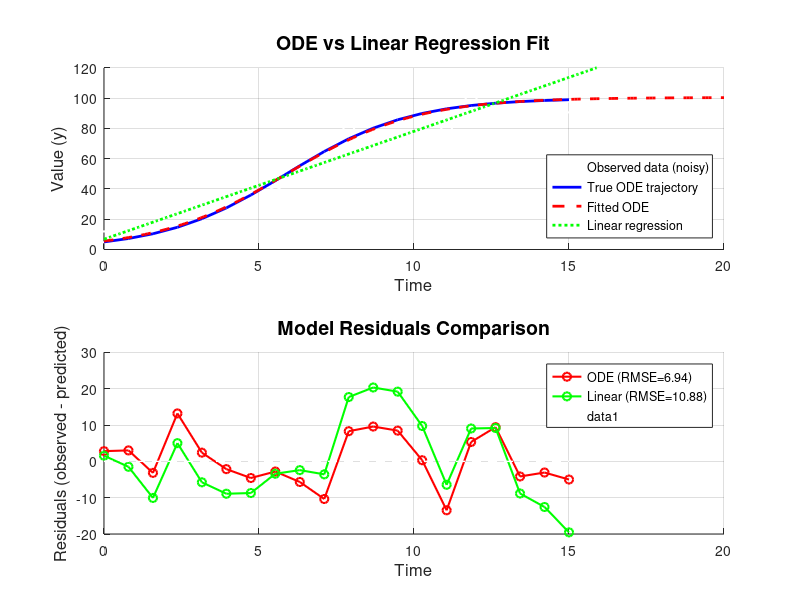

The MATLAB source for this figure:
% =========================================================================
% ODE Modeling Example: Logistic Growth with Noisy Data
% =========================================================================
% This example demonstrates:
% 1. Simulating data from an ODE (logistic growth model)
% 2. Adding realistic noise
% 3. Fitting the ODE to recover parameters
% 4. Comparing ODE to simple linear regression
% =========================================================================

clear ; close all; clc;

%% STEP 1: Define the TRUE ODE model
% We'll use logistic growth: dy/dt = r*y*(1 - y/K)
% where:
%   y = population/disease severity/metabolite level
%   r = growth rate
%   K = carrying capacity (maximum value)

% True parameters (what we'll try to recover)
r_true = 0.5;      % growth rate
K_true = 100;      % carrying capacity
y0_true = 5;       % initial condition

% Define ODE function
logistic_ode = @(t, y, r, K) r * y * (1 - y/K);

%% STEP 2: Generate "true" data by solving the ODE
% Time points where we'll "observe" data
t_obs = linspace(0, 15, 20)';  % 20 observations over 15 time units

% Solve ODE with true parameters
[t_true, y_true] = ode45(@(t,y) logistic_ode(t, y, r_true, K_true), t_obs, y0_true);

%% STEP 3: Add realistic noise to create "observed" data
% Add Gaussian noise (like measurement error)
noise_level = 10;  % standard deviation of noise
y_obs = y_true + noise_level * randn(size(y_true));

% Ensure no negative values (realistic for many biological measurements)
y_obs = max(y_obs, 0.1);

fprintf('=== TRUE PARAMETERS ===\n');
fprintf('Growth rate (r): %.3f\n', r_true);
fprintf('Carrying capacity (K): %.3f\n', K_true);
fprintf('Initial value (y0): %.3f\n\n', y0_true);

%% STEP 4: Naive approach - Linear Regression
% Fit: y = beta0 + beta1*t
X = [ones(length(t_obs), 1), t_obs];
beta_linear = X \ y_obs;  % least squares

% Predict with linear model
t_fine = linspace(0, 20, 200)';
y_pred_linear = beta_linear(1) + beta_linear(2) * t_fine;

fprintf('=== LINEAR REGRESSION RESULTS ===\n');
fprintf('Intercept: %.3f\n', beta_linear(1));
fprintf('Slope: %.3f\n', beta_linear(2));
fprintf('(Notice: predicts y(20) = %.1f - could go negative or exceed limits!)\n\n', ...
        beta_linear(1) + beta_linear(2)*20);

%% =========================================================================
% Objective function for ODE fitting
% =========================================================================
function error = ode_objective(params, t_obs, y_obs)
    % Extract parameters
    r = params(1);
    K = params(2);
    y0 = params(3);
    
    % Check for invalid parameters
    if r <= 0 || K <= 0 || y0 <= 0
        error = 1e10;  % penalty for invalid parameters
        return;
    end
    
    % Solve ODE with current parameters
    try
        [~, y_pred] = ode45(@(t,y) r * y * (1 - y/K), t_obs, y0);
        
        % Calculate sum of squared errors
        error = sum((y_obs - y_pred).^2);
    catch
        % If ODE solver fails, return large error
        error = 1e10;
    end
end



%% STEP 5: Fit ODE model to recover parameters
% We need to estimate r, K, and y0 from the noisy data

% Define objective function: sum of squared errors
objective = @(params) ode_objective(params, t_obs, y_obs);

% Initial guess for parameters (deliberately wrong to test recovery)
params_init = [0.3, 80, 3];  % [r, K, y0]

% Optimize to find best parameters
options = optimset('Display', 'iter', 'MaxFunEvals', 10e3);
params_fit = fminsearch(objective, params_init, options);

r_fit = params_fit(1);
K_fit = params_fit(2);
y0_fit = params_fit(3);

fprintf('\n=== ODE FIT RESULTS ===\n');
fprintf('Estimated growth rate (r): %.3f (true: %.3f)\n', r_fit, r_true);
fprintf('Estimated capacity (K): %.3f (true: %.3f)\n', K_fit, K_true);
fprintf('Estimated initial (y0): %.3f (true: %.3f)\n\n', y0_fit, y0_true);

% Solve ODE with fitted parameters for visualization
[~, y_fit] = ode45(@(t,y) logistic_ode(t, y, r_fit, K_fit), ...
                   t_fine, y0_fit);

%% STEP 6: Visualize everything
figure('Position', [100 100 1200 500]);

% Panel 1: Data and both fits
subplot(2,1,1);
hold on;
plot(t_obs, y_obs, 'wo', 'MarkerSize', 8, 'LineWidth', 1.5, 'DisplayName', 'Observed data (noisy)');
plot(t_true, y_true, 'b-', 'LineWidth', 2, 'DisplayName', 'True ODE trajectory');
plot(t_fine, y_fit, 'r--', 'LineWidth', 2,'DisplayName', 'Fitted ODE');
plot(t_fine, y_pred_linear, 'g:', 'LineWidth', 2, 'DisplayName', 'Linear regression');
hold off;
xlabel('Time', 'FontSize', 12);
ylabel('Value (y)', 'FontSize', 12);
title('ODE vs Linear Regression Fit', 'FontSize', 14);
legend('Location', 'southeast');
grid on;
xlim([0 20]);
ylim([0 120]);

% Panel 2: Residuals comparison
subplot(2,1,2);
% Calculate predictions at observation times for both models
[~, y_ode_at_obs] = ode45(@(t,y) logistic_ode(t, y, r_fit, K_fit), ...
                          t_obs, y0_fit);
y_linear_at_obs = beta_linear(1) + beta_linear(2) * t_obs;

residuals_ode = y_obs - y_ode_at_obs;
residuals_linear = y_obs - y_linear_at_obs;

hold on;
plot(t_obs, residuals_ode, 'ro-', 'LineWidth', 1.5, ...
     'DisplayName', sprintf('ODE (RMSE=%.2f)', rms(residuals_ode)));
plot(t_obs, residuals_linear, 'go-', 'LineWidth', 1.5, ...
     'DisplayName', sprintf('Linear (RMSE=%.2f)', rms(residuals_linear)));
plot([0 15], [0 0], 'w--', 'LineWidth', 1);
hold off;
xlabel('Time', 'FontSize', 12);
ylabel('Residuals (observed - predicted)', 'FontSize', 12);
title('Model Residuals Comparison', 'FontSize', 14);
legend('Location', 'best');
grid on;

%% STEP 7: Show the danger of extrapolation
fprintf('=== EXTRAPOLATION COMPARISON (t=30) ===\n');
[~, y_ode_extrap] = ode45(@(t,y) logistic_ode(t, y, r_fit, K_fit), ...
                          [0 30], y0_fit);
y_linear_extrap = beta_linear(1) + beta_linear(2) * 30;

fprintf('ODE prediction at t=30: %.2f (plateaus at K=%.1f)\n', ...
        y_ode_extrap(end), K_fit);
fprintf('Linear prediction at t=30: %.2f (keeps growing!)\n', ...
        y_linear_extrap);
fprintf('\nThe ODE correctly captures saturation, while linear model fails.\n');
